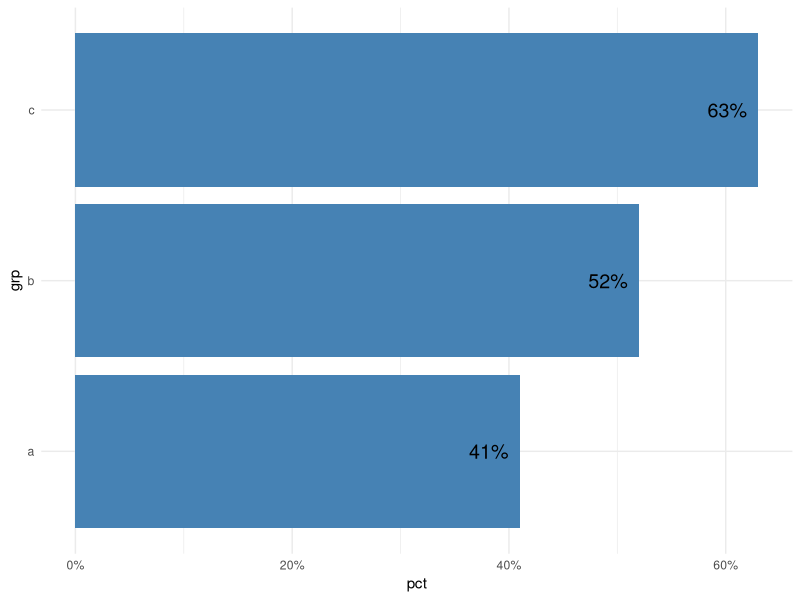

The R source for this figure:
## ---- chunk 1
pct_to_string <- function(x) {
   paste0(round(100 * x, digits = 1), "%")
}
## ---- chunk 2

library(tidyverse)

tmp <- tibble(
    grp = c("a", "b", "c"),
    pct = c(.41, .52, .63),
    txt = pct_to_string(pct)
)

ggplot(tmp, aes(x = pct, y = grp)) +
    geom_col(fill = "steelblue") +
    geom_text(aes(label = txt, x = pct - .01), hjust = 1, size = 5) +
    scale_x_continuous(labels = scales::percent_format()) +
    theme_minimal()
## ---- chunk 3
pct_to_string(.1)
## ---- chunk 4
pct_to_string(.111)
## ---- chunk 5
pct_to_string <- function(x, digits = 1) {
    paste0(round(100 * x, digits = digits), "%")
}
## ---- chunk 6
#not specifying a digits argument will use the default of 1
pct_to_string(.1111)
## ---- chunk 7
#but we can specify a different number of digits if we want
pct_to_string(.1111, digits = 2)
## ---- chunk 8
pct_to_string <- function(x, digits = 1, check_bounds = TRUE) {

    if (check_bounds == TRUE & !(min(x) >= 0 & max(x) <= 1)) {
        stop("all elements of `x` must be between 0 and 1. If you are intentionally using a percentage outside of these bounds, set `check_bounds = FALSE`")
    }

    paste0(round(100 * x, digits = digits), "%")
}
## ---- chunk 9
a <- seq(0, 1, .1)

#this should work
pct_to_string(a)
## ---- chunk 10
b <- seq(0, 1.1, .1)

safe_pts <- safely(pct_to_string)

safe_pts(b)$error
## ---- chunk 11
pct_to_string <- function(x, digits = 1, check_bounds = TRUE) {
    if (!is.numeric(x)) {
        stop("`x` must be numeric")
    }

    if (!is.integer(digits) | digits < 0) {
        stop("`digits` must be a non-negative integer")
    }

    if (!is.logical(check_bounds)) {
        stop("`check_bounds` must be TRUE or FALSE")
    }

    if (check_bounds == TRUE & !(min(x) >= 0 & max(x) <= 1)) {
        stop("all elements of `x` must be between 0 and 1. If you are intentionally using a percentage outside of these bounds, set `check_bounds = FALSE`")
    }

    paste0(round(100 * x, digits = digits), "%")
}

# and wrapping this with safely() again to show errors
safe_pts <- safely(pct_to_string)
## ---- chunk 12
safe_pts(.1, digits = "a")$eror
## ---- chunk 13
safe_pts(x = "a", digits = 0)$error
## ---- chunk 14
# first creating a safe function to catch error
safe_round <- safely(round)

safe_round(1.1, digits = "a")$error
## ---- chunk 15
safe_round("a", digits = 1)$error
